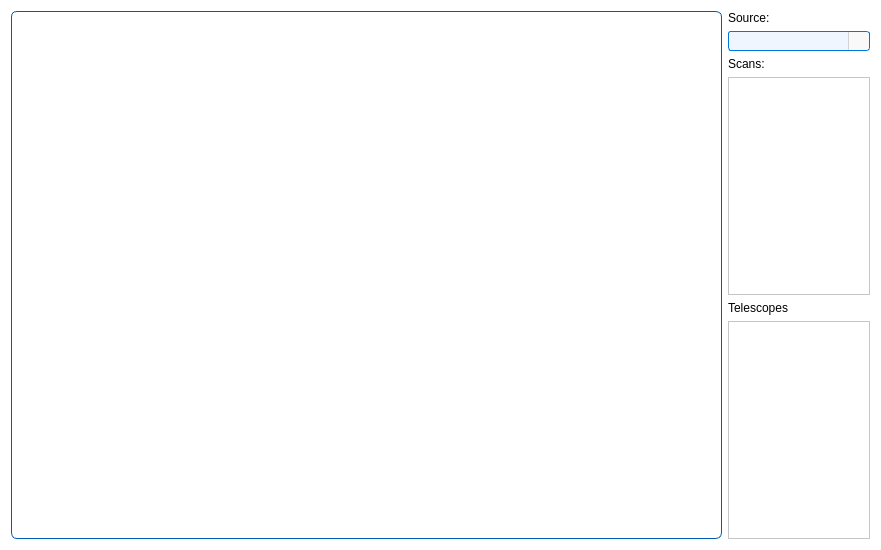
<?xml version="1.0" encoding="UTF-8"?>
<ui version="4.0">
 <class>SunAnglesVisTab</class>
 <widget class="QWidget" name="SunAnglesVisTab">
  <property name="geometry">
   <rect>
    <x>0</x>
    <y>0</y>
    <width>881</width>
    <height>550</height>
   </rect>
  </property>
  <property name="styleSheet">
   <string notr="true">background-color: #ffffff; font-family: Arial;</string>
  </property>
  <layout class="QGridLayout" name="gridLayout_3" columnstretch="5,1">
   <item row="0" column="0">
    <widget class="QWidget" name="widget" native="true">
     <property name="styleSheet">
      <string notr="true">QWidget{
    border: 1px solid #005BB5; /* Цвет границы согласован с иконками */
    border-radius: 6px; /* Скругленные углы для современного вида */
    background-color: #FFFFFF; /* Светлый фон, не отвлекающий от графика */
    padding: 4px; /* Внутренний отступ для визуального комфорта */
}</string>
     </property>
    </widget>
   </item>
   <item row="0" column="1">
    <layout class="QGridLayout" name="gridLayout_2">
     <item row="1" column="0">
      <layout class="QGridLayout" name="gridLayout">
       <item row="0" column="0" colspan="2">
        <widget class="QComboBox" name="cmbSource">
         <property name="styleSheet">
          <string notr="true">QComboBox {
    font-family: Arial;
    font-size: 9pt;
    color: #333333;
    padding: 1px;
    border-radius: 3px;
    background-color: #f9f9f9; /* Базовый фон, как у readOnly QLineEdit */
    border: 1px solid #d3d3d3; /* Базовая граница, как у readOnly QLineEdit */
}

QComboBox:editable {
    background-color: #f0f6ff; /* Фон для редактируемого состояния, как у readOnly=&quot;false&quot; */
    border: 1px solid #0078d7; /* Граница для редактируемого состояния */
}

QComboBox:editable:hover {
    border: 1px solid #1a8cff; /* Граница при наведении, как у readOnly=&quot;false&quot;:hover */
}

QComboBox:editable:focus {
    border: 1px solid #005bb5; /* Граница при фокусе, как у readOnly=&quot;false&quot;:focus */
    background-color: #ffffff; /* Фон при фокусе, как у readOnly=&quot;false&quot;:focus */
}

QComboBox:!editable {
    background-color: #f0f6ff; /* Фон для редактируемого состояния, как у readOnly=&quot;false&quot; */
    border: 1px solid #0078d7; /* Граница для редактируемого состояния */
}

QComboBox:!editable:hover {
    border: 1px solid #1a8cff; /* Граница при наведении, как у readOnly=&quot;false&quot;:hover */
}

QComboBox:!editable:focus {
    border: 1px solid #005bb5; /* Граница при фокусе, как у readOnly=&quot;false&quot;:focus */
    background-color: #ffffff; /* Фон при фокусе, как у readOnly=&quot;false&quot;:focus */
}

/* Стилизация кнопки со стрелкой */
QComboBox::drop-down {
    subcontrol-origin: padding;
    subcontrol-position: right;
    width: 20px;
    border-left: 1px solid #d3d3d3; /* Добавлена граница для визуального разделения */
    border-top-right-radius: 3px;
    border-bottom-right-radius: 3px;
    background-color: #f9f9f9; /* Фон кнопки, совпадающий с основным */
}

QComboBox::drop-down:hover {
    background-color: #0078d7; /* Лёгкое выделение при наведении */
}

QComboBox::down-arrow {
    width: 12px;
    height: 12px;
    image: url(:/icons/down_arrow_icon.svg);
}

/* Стилизация выпадающего списка */
QComboBox QAbstractItemView {
    font-family: Arial;
    font-size: 12pt;
    color: #333333;
    background-color: #ffffff;
    border: 1px solid #d3d3d3;
    selection-background-color: #0078d7;
    selection-color: #ffffff;
    padding: 1px;
}

QComboBox QAbstractItemView::item {
    padding: 4px;
    min-height: 20px;
}

QComboBox QAbstractItemView::item:hover {
    background-color: #0078d7;
}</string>
         </property>
        </widget>
       </item>
       <item row="3" column="0" colspan="2">
        <widget class="QLabel" name="lblTelescopes">
         <property name="text">
          <string>Telescopes</string>
         </property>
        </widget>
       </item>
       <item row="2" column="0" colspan="2">
        <widget class="QListWidget" name="listScans"/>
       </item>
       <item row="4" column="0" colspan="2">
        <widget class="QListWidget" name="listTelescopes"/>
       </item>
       <item row="1" column="0" colspan="2">
        <widget class="QLabel" name="lblScans">
         <property name="text">
          <string>Scans:</string>
         </property>
        </widget>
       </item>
      </layout>
     </item>
     <item row="0" column="0">
      <widget class="QLabel" name="lblSource">
       <property name="text">
        <string>Source:</string>
       </property>
      </widget>
     </item>
    </layout>
   </item>
  </layout>
 </widget>
 <resources>
  <include location="../gui/icons/icons.qrc"/>
 </resources>
 <connections/>
</ui>
